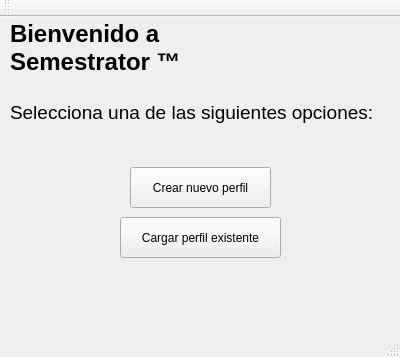
<?xml version="1.0" encoding="UTF-8"?>
<ui version="4.0">
 <class>MainWindow</class>
 <widget class="QMainWindow" name="MainWindow">
  <property name="geometry">
   <rect>
    <x>0</x>
    <y>0</y>
    <width>400</width>
    <height>357</height>
   </rect>
  </property>
  <property name="windowTitle">
   <string>Semestrator</string>
  </property>
  <widget class="QWidget" name="centralWidget">
   <widget class="QPushButton" name="Crear">
    <property name="geometry">
     <rect>
      <x>130</x>
      <y>150</y>
      <width>141</width>
      <height>41</height>
     </rect>
    </property>
    <property name="text">
     <string>Crear nuevo perfil</string>
    </property>
   </widget>
   <widget class="QPushButton" name="Cargar">
    <property name="geometry">
     <rect>
      <x>120</x>
      <y>200</y>
      <width>161</width>
      <height>41</height>
     </rect>
    </property>
    <property name="text">
     <string>Cargar perfil existente</string>
    </property>
   </widget>
   <widget class="QLabel" name="Welcome">
    <property name="geometry">
     <rect>
      <x>10</x>
      <y>0</y>
      <width>191</width>
      <height>61</height>
     </rect>
    </property>
    <property name="font">
     <font>
      <pointsize>18</pointsize>
      <weight>75</weight>
      <bold>true</bold>
     </font>
    </property>
    <property name="text">
     <string>Bienvenido a 
Semestrator ™</string>
    </property>
   </widget>
   <widget class="QLabel" name="label">
    <property name="geometry">
     <rect>
      <x>10</x>
      <y>80</y>
      <width>371</width>
      <height>31</height>
     </rect>
    </property>
    <property name="font">
     <font>
      <pointsize>14</pointsize>
      <strikeout>false</strikeout>
     </font>
    </property>
    <property name="text">
     <string>Selecciona una de las siguientes opciones:</string>
    </property>
   </widget>
  </widget>
  <widget class="QMenuBar" name="menuBar">
   <property name="geometry">
    <rect>
     <x>0</x>
     <y>0</y>
     <width>400</width>
     <height>25</height>
    </rect>
   </property>
  </widget>
  <widget class="QToolBar" name="mainToolBar">
   <attribute name="toolBarArea">
    <enum>TopToolBarArea</enum>
   </attribute>
   <attribute name="toolBarBreak">
    <bool>false</bool>
   </attribute>
  </widget>
  <widget class="QStatusBar" name="statusBar">
   <property name="toolTip">
    <string/>
   </property>
   <property name="statusTip">
    <string/>
   </property>
  </widget>
 </widget>
 <layoutdefault spacing="6" margin="11"/>
 <resources/>
 <connections/>
</ui>
